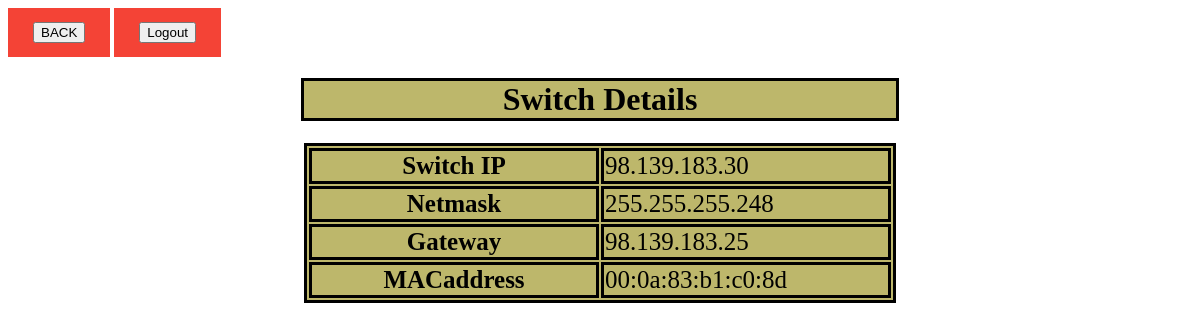
/displaybyIP?var=98.139.183.30 (signed in), run on the app's committed database.
### switch/models.py (models this page shows)
class switch_details(models.Model):
	switch_model=models.CharField(max_length=100)
	switch_ip=models.CharField(max_length=100)
	netmask=models.CharField(max_length=100)
	gateway=models.CharField(max_length=100)
	mac_address=models.CharField(max_length=100)

### switch/views.py (the view)
# urls.py: path('displaybyIP',views.displaybyIP, name="displaybyIP"),
@login_required(login_url="login")
def displaybyIP(request):
     varIP=request.GET['var']
     ip = switch_details.objects.raw('SELECT * FROM switch_switch_details WHERE switch_ip=%s',[varIP])
     return render(request, 'switch_items.html',{'ip': ip})

### switch/templates/switch_items.html (shortened to what this page needs)
<html>
<head>
</head>
<body>
<div class="s">
<p><a href="{% url 'main' %}"><input type="button" value="BACK"></input></a>
{% if user.is_authenticated %}
<a href="{% url 'logout' %}"><input type="button" value="Logout"></input></a>
{% endif %}
</p>
</div>
<center><div>
<h1> Switch Details</h1>
<table>
    <tr>
      <th>Switch IP</th>
      {% for data in ip %}
      <td>{{data.switch_ip}}</td>
      {% endfor %}
     </tr>
    <tr>
      <th>Netmask</th>
      {% for data in ip %}
      <td>{{data.netmask}}</td>
      {% endfor %}
    </tr>
    <tr>
      <th>Gateway</th>
      {% for data in ip %}
      <td>{{data.gateway}}</td>
      {% endfor %}
    </tr>
    <tr>
      <th>MACaddress</th>
      {% for data in ip %}
      <td>{{data.mac_address}}</td>
      {% endfor %}
    </tr>
</table>
</div></center>
</body>
</html>

### switch/templates/switch_items.html (style rules this page uses)
table, th, td { border: 3px solid black; width:50%; font-size: 125%; background-color:#BDB76B; }
h1 { color:Black; background-color:#BDB76B; width:50%; border: 3px solid black; }
a:link, a:visited { background-color: #f44336; color: white; padding: 14px 25px; text-align: center; text-decoration: none; display: inline-block; }

### data on the page
switch_details: switch_ip "98.139.183.30", netmask "255.255.255.248", gateway "98.139.183.25", mac_address "00:0a:83:b1:c0:8d"
